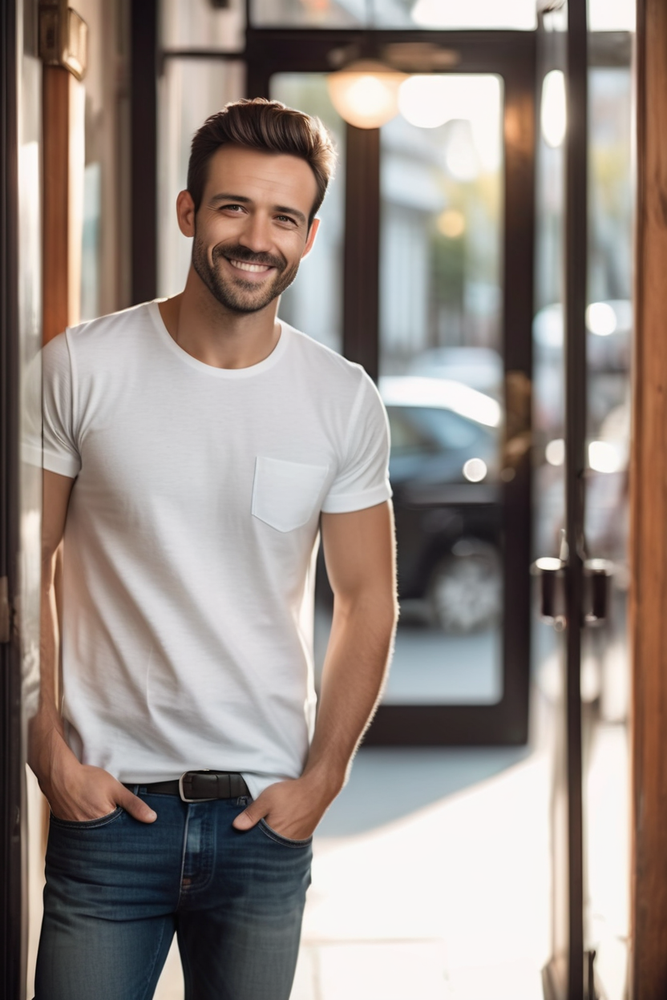
#> input picture organizerbotMain/assets/test.png, 667 x 1000 px, shrunk from 832 x 1248 before the run
$ python -i image_processor.py   (imports and definitions only)
#> lines starting #> are read from the running program, lines starting #| are printed output that depends on the picture
### src/organizerbot/utils/logger.py
"""
Logging configuration for OrganizerBot
"""
import logging
import sys
from pathlib import Path
from typing import Optional
from queue import Queue

# Create a queue for GUI updates
gui_queue = Queue()

# [26 lines left out: function setup_logging, not called in this run]

def log_action(message: str, level: int = logging.INFO):
    """Log an action with the specified level"""
    logger = logging.getLogger("organizerbot")
    logger.log(level, message)

### src/organizerbot/processors/image_processor.py
"""
Image processing functionality for OrganizerBot
"""
import cv2
import numpy as np
from PIL import Image
from organizerbot.utils.logger import log_action

def process_image(image_path: str) -> None:
    """
    Process an image with various enhancements

    Args:
        image_path: Path to the image file
    """
    try:
        # Read image
        img = cv2.imread(image_path)
#> img is the input picture: shape (1000, 667, 3); mean B, G, R 131.9, 138.1, 149.3
        if img is None:
            raise ValueError("Could not read image")

        # Convert to LAB color space for better color enhancement
        lab = cv2.cvtColor(img, cv2.COLOR_BGR2LAB)
#> lab: shape (1000, 667, 3); mean of channels 0, 1, 2 145.5, 131.8, 133.2
        l, a, b = cv2.split(lab)
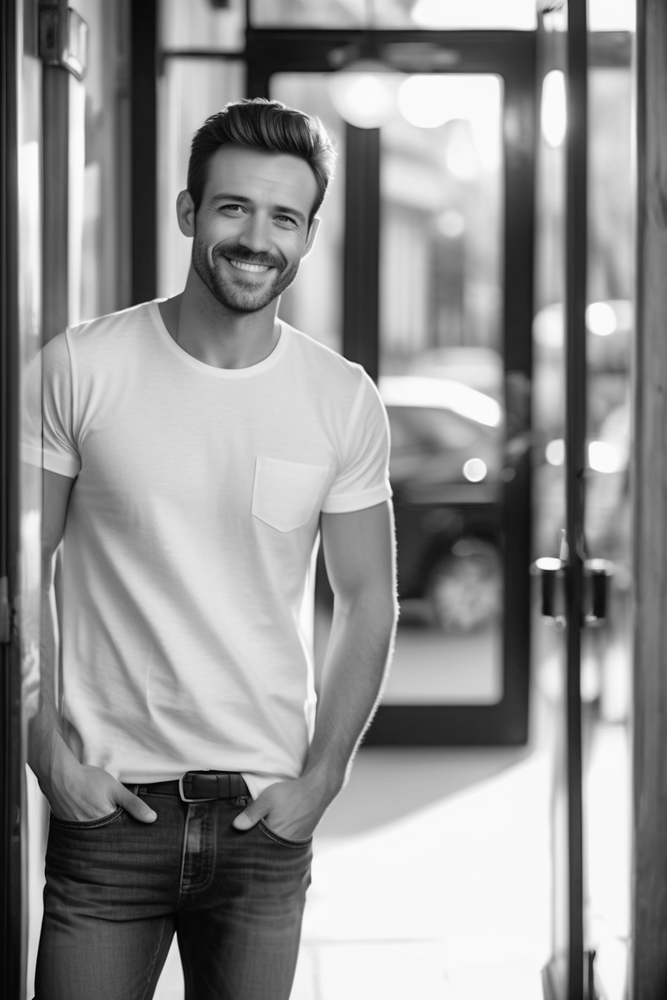
#> l: shape (1000, 667); min 0, max 253, mean 145.5
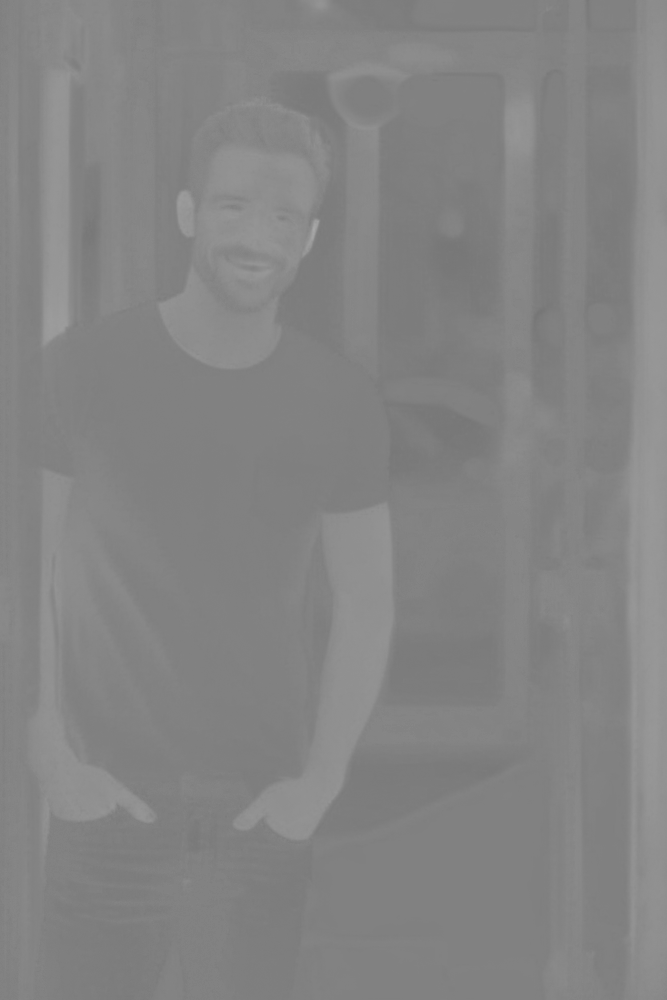
#> a: shape (1000, 667); min 118, max 168, mean 131.8

        # Apply CLAHE to L channel
        clahe = cv2.createCLAHE(clipLimit=3.0, tileGridSize=(8,8))
        cl = clahe.apply(l)
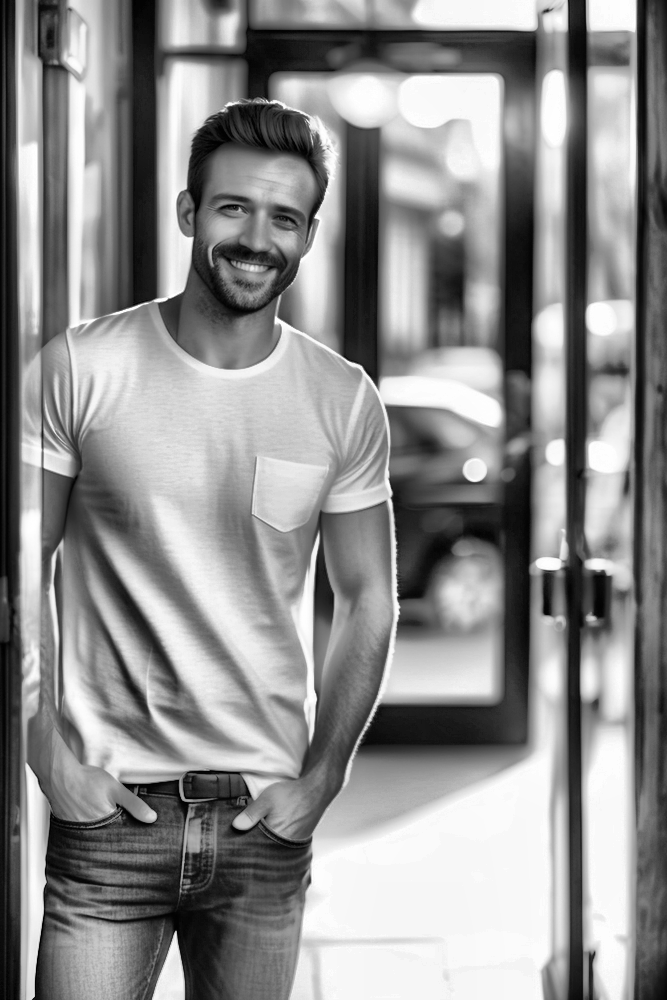
#> cl: shape (1000, 667); min 0, max 255, mean 141.8

        # Merge channels
        limg = cv2.merge((cl,a,b))
#> limg: shape (1000, 667, 3); mean of channels 0, 1, 2 141.8, 131.8, 133.2

        # Convert back to BGR
        enhanced = cv2.cvtColor(limg, cv2.COLOR_LAB2BGR)
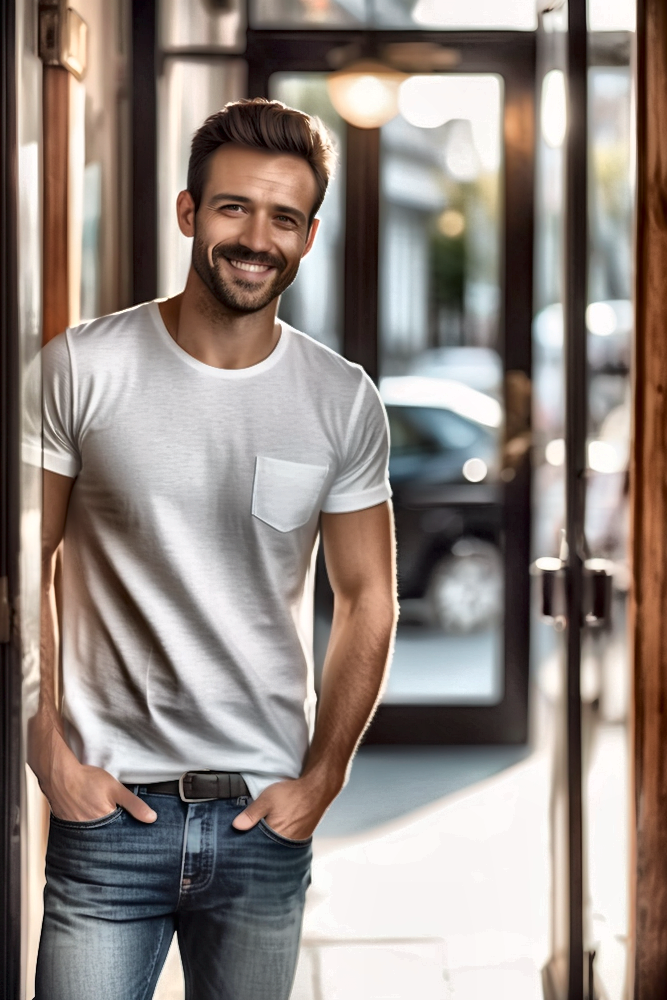
#> enhanced: shape (1000, 667, 3); mean B, G, R 128.7, 134.8, 145.7

        # Save the processed image
        cv2.imwrite(image_path, enhanced)
        log_action(f"Image enhanced: {image_path}")

    except Exception as e:
        log_action(f"Error processing image: {str(e)}")

>>> result = process_image('../../../organizerbotMain/assets/test.png')
